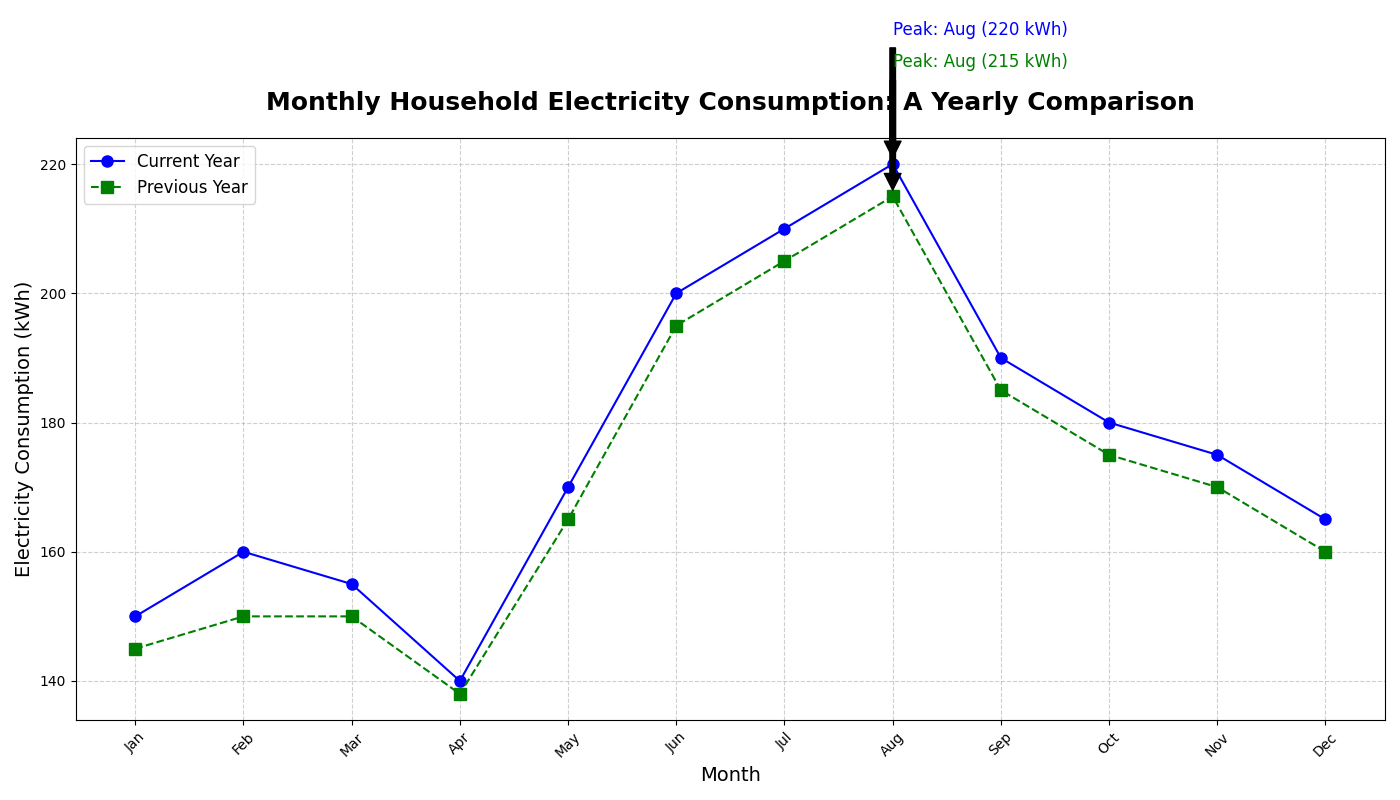

This figure's Python source:
import matplotlib.pyplot as plt
import numpy as np

# Concept and data story:
# A fictional dataset showing the monthly electricity consumption (in kWh) of a household
# over a year is plotted using line charts. Additionally, we compare this data with the 
# monthly electricity consumption of the same household from the previous year.

# Months
months = np.array([
    'Jan', 'Feb', 'Mar', 'Apr', 'May', 'Jun', 
    'Jul', 'Aug', 'Sep', 'Oct', 'Nov', 'Dec'
])

# Electricity consumption data (in kWh) for the current and previous year
consumption_current_year = np.array([150, 160, 155, 140, 170, 200, 210, 220, 190, 180, 175, 165])
consumption_previous_year = np.array([145, 150, 150, 138, 165, 195, 205, 215, 185, 175, 170, 160])

# Set up the figure and axis
fig, ax = plt.subplots(figsize=(14, 8))

# Plot data for the current year
ax.plot(months, consumption_current_year, label='Current Year', marker='o', markersize=8, linestyle='-', color='blue')

# Plot data for the previous year
ax.plot(months, consumption_previous_year, label='Previous Year', marker='s', markersize=8, linestyle='--', color='green')

# Adding titles and labels
ax.set_title('Monthly Household Electricity Consumption: A Yearly Comparison', fontsize=18, fontweight='bold', pad=20)
ax.set_xlabel('Month', fontsize=14)
ax.set_ylabel('Electricity Consumption (kWh)', fontsize=14)

# Adding grid
ax.grid(True, linestyle='--', alpha=0.6)

# Adding legend
ax.legend(loc='upper left', fontsize=12)

# Annotating peak consumption points
peak_current = months[np.argmax(consumption_current_year)]
peak_previous = months[np.argmax(consumption_previous_year)]
ax.annotate(f'Peak: {peak_current} ({max(consumption_current_year)} kWh)', 
            xy=(peak_current, max(consumption_current_year)), 
            xytext=(peak_current, max(consumption_current_year) + 20),
            arrowprops=dict(facecolor='black', shrink=0.05),
            fontsize=12, color='blue')
ax.annotate(f'Peak: {peak_previous} ({max(consumption_previous_year)} kWh)', 
            xy=(peak_previous, max(consumption_previous_year)), 
            xytext=(peak_previous, max(consumption_previous_year) + 20),
            arrowprops=dict(facecolor='black', shrink=0.05),
            fontsize=12, color='green')

# Ensuring that the x-axis labels do not overlap
plt.xticks(rotation=45)

# Automatically adjust layout to prevent overlap
plt.tight_layout()

# Display the plot
plt.show()
